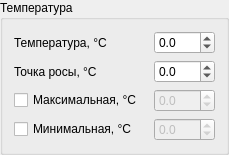
            <widget class="QGroupBox" name="groupBox_7">
             <property name="title">
              <string>Температура</string>
             </property>
             <layout class="QGridLayout" name="gridLayout_8">
              <item row="2" column="0">
               <widget class="QCheckBox" name="is_snTxTxTx">
                <property name="text">
                 <string>Максимальная, °С</string>
                </property>
               </widget>
              </item>
              <item row="2" column="2">
               <widget class="QDoubleSpinBox" name="snTxTxTx">
                <property name="enabled">
                 <bool>false</bool>
                </property>
                <property name="decimals">
                 <number>1</number>
                </property>
                <property name="minimum">
                 <double>-100.000000000000000</double>
                </property>
               </widget>
              </item>
              <item row="0" column="2">
               <widget class="QDoubleSpinBox" name="snTTT">
                <property name="decimals">
                 <number>1</number>
                </property>
                <property name="minimum">
                 <double>-100.000000000000000</double>
                </property>
               </widget>
              </item>
              <item row="1" column="0">
               <widget class="QLabel" name="label_23">
                <property name="text">
                 <string>Точка росы, °С</string>
                </property>
               </widget>
              </item>
              <item row="1" column="2">
               <widget class="QDoubleSpinBox" name="snTdTdTd">
                <property name="decimals">
                 <number>1</number>
                </property>
                <property name="minimum">
                 <double>-100.000000000000000</double>
                </property>
               </widget>
              </item>
              <item row="3" column="2">
               <widget class="QDoubleSpinBox" name="snTnTnTn">
                <property name="enabled">
                 <bool>false</bool>
                </property>
                <property name="decimals">
                 <number>1</number>
                </property>
                <property name="minimum">
                 <double>-100.000000000000000</double>
                </property>
               </widget>
              </item>
              <item row="3" column="0" colspan="2">
               <widget class="QCheckBox" name="is_snTnTnTn">
                <property name="text">
                 <string>Минимальная, °С</string>
                </property>
               </widget>
              </item>
              <item row="0" column="0">
               <widget class="QLabel" name="label_22">
                <property name="text">
                 <string>Температура, °С</string>
                </property>
               </widget>
              </item>
             </layout>
            </widget>
